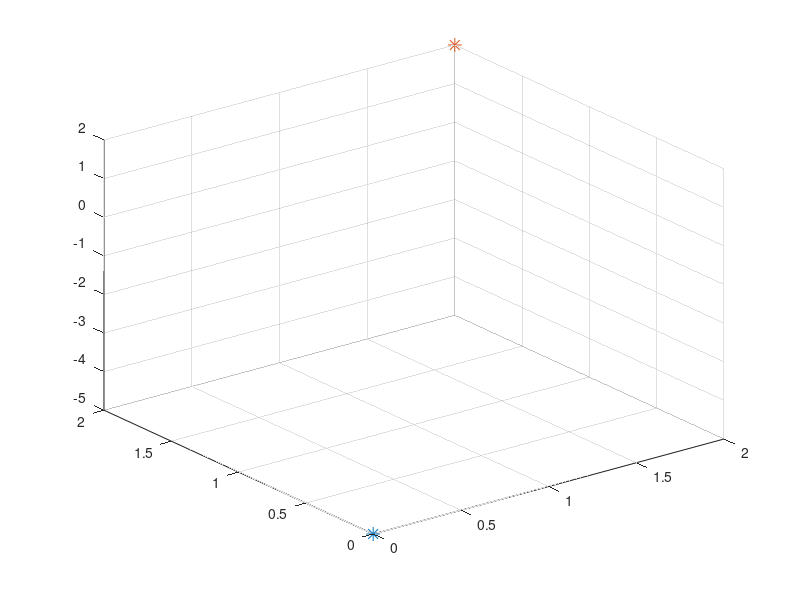

Recreate this plot in MATLAB. (Note: this script raises an error after producing the figure.)
clc; clear; close all;
P1 = [0, 0, -5];
P2 = [2, 2, 2];
c = norm(P1-P2)/2;
a = c / 2;
b = c / 2; 
tx = scatter3(P1(1),P1(2),P1(3),100,"magenta",'*');
hold on;
rx = scatter3(P2(1),P2(2),P2(3),100,"black",'*');
[X,Y,Z] = ellipsoid2P_transformed(P1,P2,a,b,c,11);
surf(X,Y,Z);
xlabel('x')
ylabel('y')
zlabel('z')
% xlim([0 4])
% ylim([0 4])
% zlim([0 4])
colormap white;
axis equal;